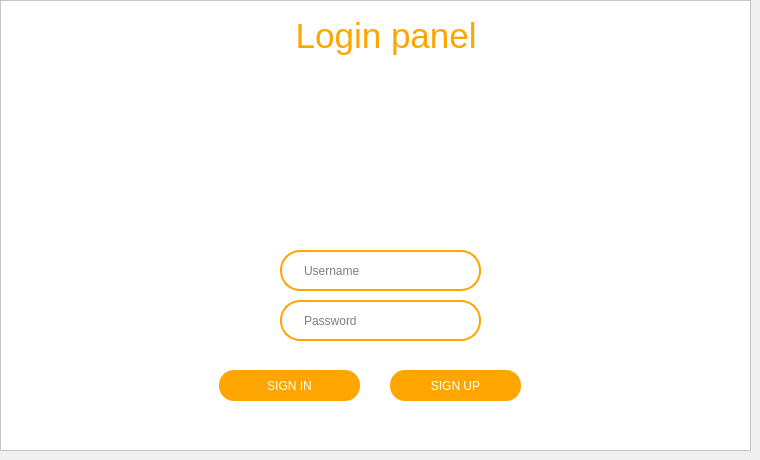
     <widget class="QWidget" name="Login">
      <widget class="QFrame" name="frame_2">
       <property name="geometry">
        <rect>
         <x>0</x>
         <y>0</y>
         <width>751</width>
         <height>451</height>
        </rect>
       </property>
       <property name="styleSheet">
        <string notr="true">background: #ffffff;</string>
       </property>
       <property name="frameShape">
        <enum>QFrame::StyledPanel</enum>
       </property>
       <property name="frameShadow">
        <enum>QFrame::Raised</enum>
       </property>
       <widget class="QLabel" name="label">
        <property name="geometry">
         <rect>
          <x>240</x>
          <y>10</y>
          <width>301</width>
          <height>51</height>
         </rect>
        </property>
        <property name="font">
         <font>
          <pointsize>-1</pointsize>
         </font>
        </property>
        <property name="styleSheet">
         <string notr="true">text-align: center;
color: #ffa500;
margin: 0 auto;
font-size: 35px;</string>
        </property>
        <property name="text">
         <string> Login panel</string>
        </property>
       </widget>
       <widget class="QLineEdit" name="usernameBox">
        <property name="geometry">
         <rect>
          <x>280</x>
          <y>250</y>
          <width>201</width>
          <height>41</height>
         </rect>
        </property>
        <property name="palette">
         <palette>
          <active>
           <colorrole role="WindowText">
            <brush brushstyle="SolidPattern">
             <color alpha="255">
              <red>0</red>
              <green>0</green>
              <blue>0</blue>
             </color>
            </brush>
           </colorrole>
           <colorrole role="Button">
            <brush brushstyle="SolidPattern">
             <color alpha="255">
              <red>255</red>
              <green>255</green>
              <blue>255</blue>
             </color>
            </brush>
           </colorrole>
           <colorrole role="Light">
            <brush brushstyle="SolidPattern">
             <color alpha="255">
              <red>255</red>
              <green>255</green>
              <blue>255</blue>
             </color>
            </brush>
           </colorrole>
           <colorrole role="Text">
            <brush brushstyle="SolidPattern">
             <color alpha="255">
              <red>0</red>
              <green>0</green>
              <blue>0</blue>
             </color>
            </brush>
           </colorrole>
           <colorrole role="ButtonText">
            <brush brushstyle="SolidPattern">
             <color alpha="255">
              <red>0</red>
              <green>0</green>
              <blue>0</blue>
             </color>
            </brush>
           </colorrole>
           <colorrole role="Base">
            <brush brushstyle="SolidPattern">
             <color alpha="255">
              <red>255</red>
              <green>255</green>
              <blue>255</blue>
             </color>
            </brush>
           </colorrole>
           <colorrole role="Window">
            <brush brushstyle="SolidPattern">
             <color alpha="255">
              <red>255</red>
              <green>255</green>
              <blue>255</blue>
             </color>
            </brush>
           </colorrole>
           <colorrole role="PlaceholderText">
            <brush brushstyle="SolidPattern">
             <color alpha="255">
              <red>0</red>
              <green>0</green>
              <blue>0</blue>
             </color>
            </brush>
           </colorrole>
          </active>
          <inactive>
           <colorrole role="WindowText">
            <brush brushstyle="SolidPattern">
             <color alpha="255">
              <red>0</red>
              <green>0</green>
              <blue>0</blue>
             </color>
            </brush>
           </colorrole>
           <colorrole role="Button">
            <brush brushstyle="SolidPattern">
             <color alpha="255">
              <red>255</red>
              <green>255</green>
              <blue>255</blue>
             </color>
            </brush>
           </colorrole>
           <colorrole role="Light">
            <brush brushstyle="SolidPattern">
             <color alpha="255">
              <red>255</red>
              <green>255</green>
              <blue>255</blue>
             </color>
            </brush>
           </colorrole>
           <colorrole role="Text">
            <brush brushstyle="SolidPattern">
             <color alpha="255">
              <red>0</red>
              <green>0</green>
              <blue>0</blue>
             </color>
            </brush>
           </colorrole>
           <colorrole role="ButtonText">
            <brush brushstyle="SolidPattern">
             <color alpha="255">
              <red>0</red>
              <green>0</green>
              <blue>0</blue>
             </color>
            </brush>
           </colorrole>
           <colorrole role="Base">
            <brush brushstyle="SolidPattern">
             <color alpha="255">
              <red>255</red>
              <green>255</green>
              <blue>255</blue>
             </color>
            </brush>
           </colorrole>
           <colorrole role="Window">
            <brush brushstyle="SolidPattern">
             <color alpha="255">
              <red>255</red>
              <green>255</green>
              <blue>255</blue>
             </color>
            </brush>
           </colorrole>
           <colorrole role="PlaceholderText">
            <brush brushstyle="SolidPattern">
             <color alpha="255">
              <red>0</red>
              <green>0</green>
              <blue>0</blue>
             </color>
            </brush>
           </colorrole>
          </inactive>
          <disabled>
           <colorrole role="WindowText">
            <brush brushstyle="SolidPattern">
             <color alpha="255">
              <red>0</red>
              <green>0</green>
              <blue>0</blue>
             </color>
            </brush>
           </colorrole>
           <colorrole role="Button">
            <brush brushstyle="SolidPattern">
             <color alpha="255">
              <red>255</red>
              <green>255</green>
              <blue>255</blue>
             </color>
            </brush>
           </colorrole>
           <colorrole role="Light">
            <brush brushstyle="SolidPattern">
             <color alpha="255">
              <red>255</red>
              <green>255</green>
              <blue>255</blue>
             </color>
            </brush>
           </colorrole>
           <colorrole role="Text">
            <brush brushstyle="SolidPattern">
             <color alpha="255">
              <red>0</red>
              <green>0</green>
              <blue>0</blue>
             </color>
            </brush>
           </colorrole>
           <colorrole role="ButtonText">
            <brush brushstyle="SolidPattern">
             <color alpha="255">
              <red>0</red>
              <green>0</green>
              <blue>0</blue>
             </color>
            </brush>
           </colorrole>
           <colorrole role="Base">
            <brush brushstyle="SolidPattern">
             <color alpha="255">
              <red>255</red>
              <green>255</green>
              <blue>255</blue>
             </color>
            </brush>
           </colorrole>
           <colorrole role="Window">
            <brush brushstyle="SolidPattern">
             <color alpha="255">
              <red>255</red>
              <green>255</green>
              <blue>255</blue>
             </color>
            </brush>
           </colorrole>
           <colorrole role="PlaceholderText">
            <brush brushstyle="SolidPattern">
             <color alpha="255">
              <red>0</red>
              <green>0</green>
              <blue>0</blue>
             </color>
            </brush>
           </colorrole>
          </disabled>
         </palette>
        </property>
        <property name="font">
         <font>
          <kerning>true</kerning>
         </font>
        </property>
        <property name="layoutDirection">
         <enum>Qt::LeftToRight</enum>
        </property>
        <property name="styleSheet">
         <string notr="true">padding-left: 20px;
padding-right: 20px;
border-radius: 20px;
background: #ffffff;
border: 2px solid #ffa500;
color: #000000
;</string>
        </property>
        <property name="text">
         <string/>
        </property>
        <property name="frame">
         <bool>false</bool>
        </property>
        <property name="cursorPosition">
         <number>0</number>
        </property>
        <property name="placeholderText">
         <string>Username</string>
        </property>
       </widget>
       <widget class="QLineEdit" name="passwordBox">
        <property name="geometry">
         <rect>
          <x>280</x>
          <y>300</y>
          <width>201</width>
          <height>41</height>
         </rect>
        </property>
        <property name="palette">
         <palette>
          <active>
           <colorrole role="WindowText">
            <brush brushstyle="SolidPattern">
             <color alpha="255">
              <red>0</red>
              <green>0</green>
              <blue>0</blue>
             </color>
            </brush>
           </colorrole>
           <colorrole role="Button">
            <brush brushstyle="SolidPattern">
             <color alpha="255">
              <red>255</red>
              <green>255</green>
              <blue>255</blue>
             </color>
            </brush>
           </colorrole>
           <colorrole role="Light">
            <brush brushstyle="SolidPattern">
             <color alpha="255">
              <red>255</red>
              <green>255</green>
              <blue>255</blue>
             </color>
            </brush>
           </colorrole>
           <colorrole role="Text">
            <brush brushstyle="SolidPattern">
             <color alpha="255">
              <red>0</red>
              <green>0</green>
              <blue>0</blue>
             </color>
            </brush>
           </colorrole>
           <colorrole role="ButtonText">
            <brush brushstyle="SolidPattern">
             <color alpha="255">
              <red>0</red>
              <green>0</green>
              <blue>0</blue>
             </color>
            </brush>
           </colorrole>
           <colorrole role="Base">
            <brush brushstyle="SolidPattern">
             <color alpha="255">
              <red>255</red>
              <green>255</green>
              <blue>255</blue>
             </color>
            </brush>
           </colorrole>
           <colorrole role="Window">
            <brush brushstyle="SolidPattern">
             <color alpha="255">
              <red>255</red>
              <green>255</green>
              <blue>255</blue>
             </color>
            </brush>
           </colorrole>
           <colorrole role="PlaceholderText">
            <brush brushstyle="SolidPattern">
             <color alpha="255">
              <red>0</red>
              <green>0</green>
              <blue>0</blue>
             </color>
            </brush>
           </colorrole>
          </active>
          <inactive>
           <colorrole role="WindowText">
            <brush brushstyle="SolidPattern">
             <color alpha="255">
              <red>0</red>
              <green>0</green>
              <blue>0</blue>
             </color>
            </brush>
           </colorrole>
           <colorrole role="Button">
            <brush brushstyle="SolidPattern">
             <color alpha="255">
              <red>255</red>
              <green>255</green>
              <blue>255</blue>
             </color>
            </brush>
           </colorrole>
           <colorrole role="Light">
            <brush brushstyle="SolidPattern">
             <color alpha="255">
              <red>255</red>
              <green>255</green>
              <blue>255</blue>
             </color>
            </brush>
           </colorrole>
           <colorrole role="Text">
            <brush brushstyle="SolidPattern">
             <color alpha="255">
              <red>0</red>
              <green>0</green>
              <blue>0</blue>
             </color>
            </brush>
           </colorrole>
           <colorrole role="ButtonText">
            <brush brushstyle="SolidPattern">
             <color alpha="255">
              <red>0</red>
              <green>0</green>
              <blue>0</blue>
             </color>
            </brush>
           </colorrole>
           <colorrole role="Base">
            <brush brushstyle="SolidPattern">
             <color alpha="255">
              <red>255</red>
              <green>255</green>
              <blue>255</blue>
             </color>
            </brush>
           </colorrole>
           <colorrole role="Window">
            <brush brushstyle="SolidPattern">
             <color alpha="255">
              <red>255</red>
              <green>255</green>
              <blue>255</blue>
             </color>
            </brush>
           </colorrole>
           <colorrole role="PlaceholderText">
            <brush brushstyle="SolidPattern">
             <color alpha="255">
              <red>0</red>
              <green>0</green>
              <blue>0</blue>
             </color>
            </brush>
           </colorrole>
          </inactive>
          <disabled>
           <colorrole role="WindowText">
            <brush brushstyle="SolidPattern">
             <color alpha="255">
              <red>0</red>
              <green>0</green>
              <blue>0</blue>
             </color>
            </brush>
           </colorrole>
           <colorrole role="Button">
            <brush brushstyle="SolidPattern">
             <color alpha="255">
              <red>255</red>
              <green>255</green>
              <blue>255</blue>
             </color>
            </brush>
           </colorrole>
           <colorrole role="Light">
            <brush brushstyle="SolidPattern">
             <color alpha="255">
              <red>255</red>
              <green>255</green>
              <blue>255</blue>
             </color>
            </brush>
           </colorrole>
           <colorrole role="Text">
            <brush brushstyle="SolidPattern">
             <color alpha="255">
              <red>0</red>
              <green>0</green>
              <blue>0</blue>
             </color>
            </brush>
           </colorrole>
           <colorrole role="ButtonText">
            <brush brushstyle="SolidPattern">
             <color alpha="255">
              <red>0</red>
              <green>0</green>
              <blue>0</blue>
             </color>
            </brush>
           </colorrole>
           <colorrole role="Base">
            <brush brushstyle="SolidPattern">
             <color alpha="255">
              <red>255</red>
              <green>255</green>
              <blue>255</blue>
             </color>
            </brush>
           </colorrole>
           <colorrole role="Window">
            <brush brushstyle="SolidPattern">
             <color alpha="255">
              <red>255</red>
              <green>255</green>
              <blue>255</blue>
             </color>
            </brush>
           </colorrole>
           <colorrole role="PlaceholderText">
            <brush brushstyle="SolidPattern">
             <color alpha="255">
              <red>0</red>
              <green>0</green>
              <blue>0</blue>
             </color>
            </brush>
           </colorrole>
          </disabled>
         </palette>
        </property>
        <property name="font">
         <font>
          <kerning>true</kerning>
         </font>
        </property>
        <property name="layoutDirection">
         <enum>Qt::LeftToRight</enum>
        </property>
        <property name="styleSheet">
         <string notr="true">padding-left: 20px;
padding-right: 20px;
border-radius: 20px;
background: #ffffff;
border: 2px solid #ffa500;
color: #000000;</string>
        </property>
        <property name="inputMethodHints">
         <set>Qt::ImhNone</set>
        </property>
        <property name="inputMask">
         <string/>
        </property>
        <property name="text">
         <string/>
        </property>
        <property name="frame">
         <bool>false</bool>
        </property>
        <property name="cursorPosition">
         <number>0</number>
        </property>
        <property name="placeholderText">
         <string>Password</string>
        </property>
       </widget>
       <widget class="QPushButton" name="loginButton">
        <property name="geometry">
         <rect>
          <x>219</x>
          <y>370</y>
          <width>141</width>
          <height>31</height>
         </rect>
        </property>
        <property name="styleSheet">
         <string notr="true">Padding: 1px;
Border-radius: 15px;
Background: #ffa500;
Color: #fff;</string>
        </property>
        <property name="text">
         <string>SIGN IN</string>
        </property>
       </widget>
       <widget class="QPushButton" name="regButton">
        <property name="geometry">
         <rect>
          <x>390</x>
          <y>370</y>
          <width>131</width>
          <height>31</height>
         </rect>
        </property>
        <property name="styleSheet">
         <string notr="true">Padding: 1px;
Border-radius: 15px;
Background: #ffa500;
Color: #fff;</string>
        </property>
        <property name="text">
         <string>SIGN UP</string>
        </property>
       </widget>
       <widget class="QLabel" name="loginLabel">
        <property name="geometry">
         <rect>
          <x>60</x>
          <y>222</y>
          <width>267</width>
          <height>16</height>
         </rect>
        </property>
        <property name="styleSheet">
         <string notr="true">color: #fefefe;</string>
        </property>
        <property name="text">
         <string/>
        </property>
       </widget>
       <widget class="QLabel" name="rpLabel_3">
        <property name="geometry">
         <rect>
          <x>320</x>
          <y>100</y>
          <width>131</width>
          <height>128</height>
         </rect>
        </property>
        <property name="styleSheet">
         <string notr="true">color: #fefefe;</string>
        </property>
        <property name="text">
         <string>&lt;img src=&quot;:user.png&quot;height=&quot;128&quot; width=&quot;128&quot;  /&gt;</string>
        </property>
       </widget>
      </widget>
     </widget>
